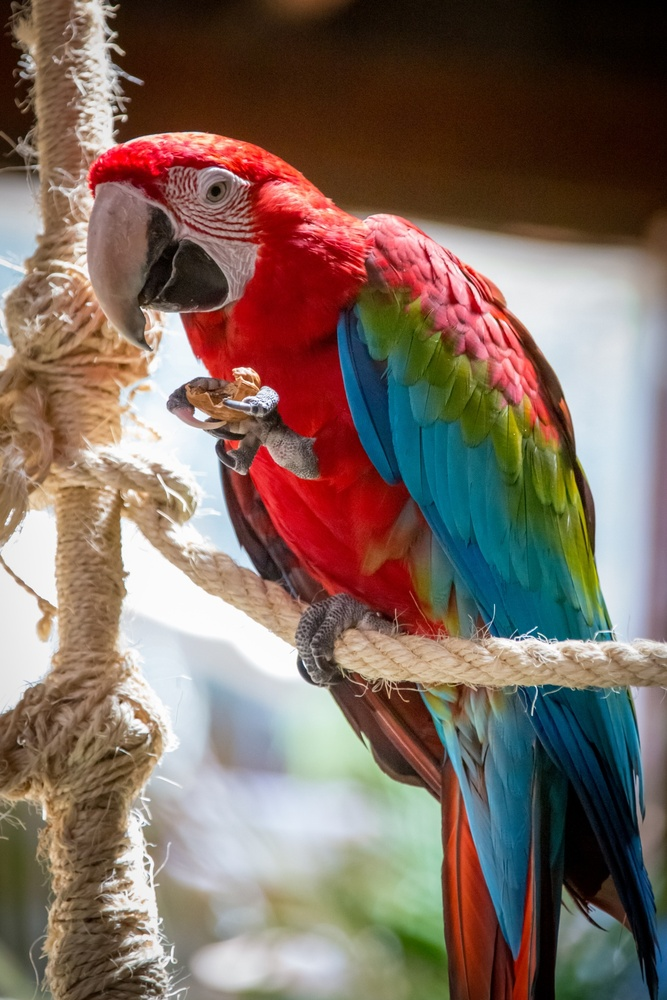
#> input picture Guacamaya.jpg, 667 x 1000 px, shrunk from 1280 x 1920 before the run
$ python VA_Ejercicio11.py
#> lines starting #> are read from the running program, lines starting #| are printed output that depends on the picture
#Filtro lineal: promediador
#Funcion utilizada: cv.boxFilter()

from locale import normalize
import cv2 as cv
import numpy as np
from matplotlib import pyplot as plt

#Lectura en escala de grises
img = cv.imread('Guacamaya.jpg', cv.IMREAD_GRAYSCALE)
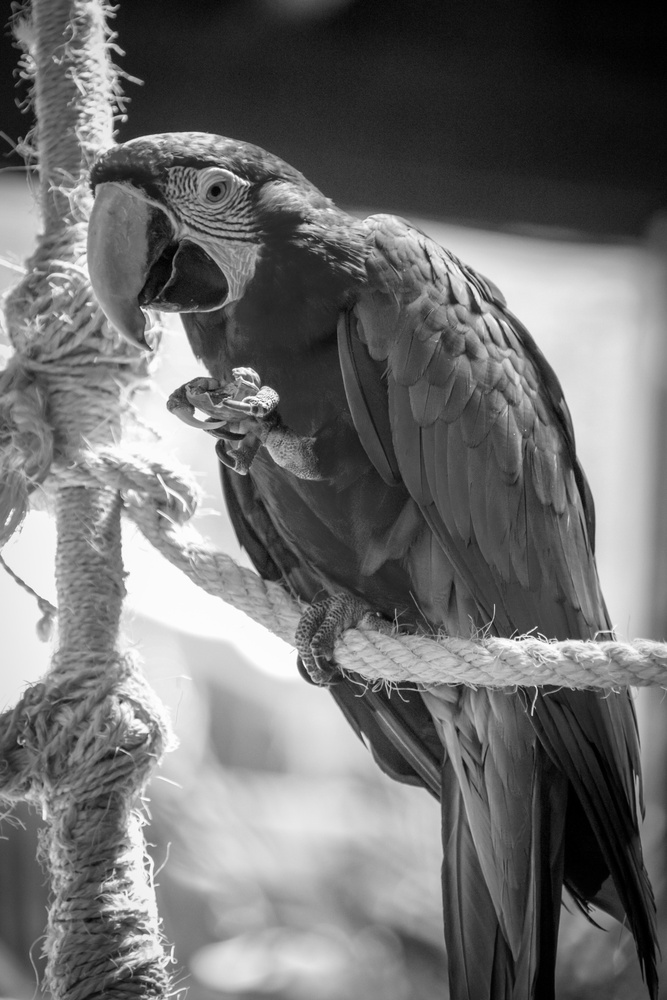
#> img: shape (1000, 667); min 0, max 255, mean 111.2

#Aplicacin de filtro promediador: Kernel 5x5
#Se activa la normalización
img_blur1 = cv.boxFilter(img,-1,(5,5),normalize=True)

#Aplicacion de filtro promediador: Kernel 15x15
img_blur2 = cv.boxFilter(img,-1,(15,15),normalize=True)
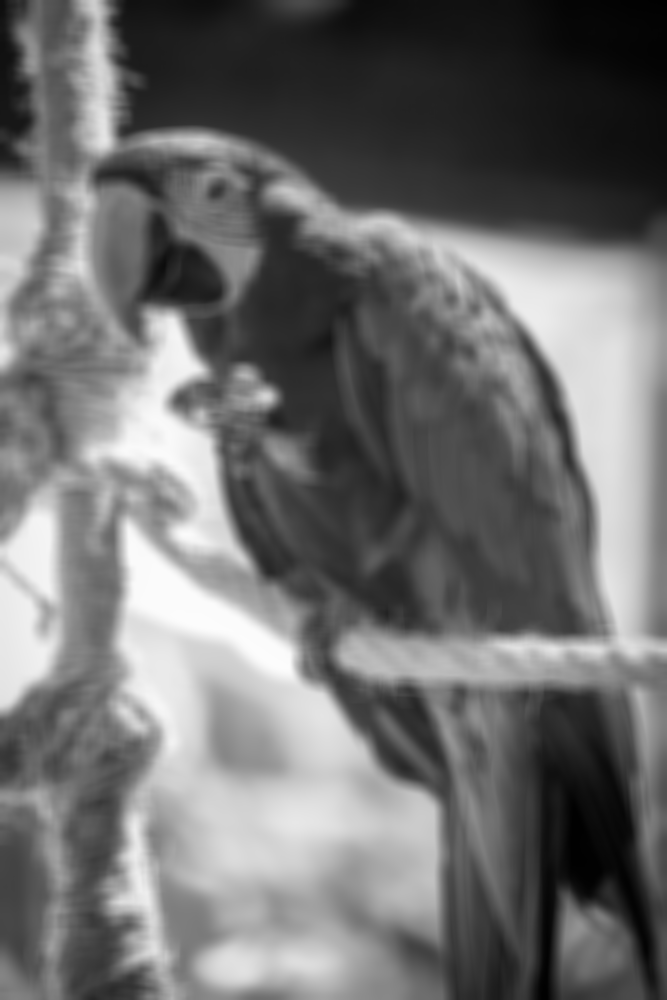
#> img_blur2: shape (1000, 667); min 1, max 252, mean 111.2

fig, ax= plt.subplots(1,3)
fig.suptitle('Filtro promediador: boxFilter normalizado')
plt.subplot(131),plt.imshow(img, cmap='gray'),plt.title('Original')
plt.xticks([]), plt.yticks([])
plt.subplot(132),plt.imshow(img_blur1, cmap='gray'),plt.title('Kernel 5x5')
plt.xticks([]), plt.yticks([])
plt.subplot(133),plt.imshow(img_blur2, cmap='gray'),plt.title('Kernel 15x15')
plt.xticks([]), plt.yticks([])


histr_org = cv.calcHist([img],[0],None,[256],[0,256])
#> histr_org = 256 values, max 5278 at index 251, min 66 at index 255, mean 2605.5
histr_blur1 = cv.calcHist([img_blur1],[0],None,[256],[0,256])
#> histr_blur1 = 256 values, max 5506 at index 33, min 0 at index 253, mean 2605.5
histr_blur2 = cv.calcHist([img_blur2],[0],None,[256],[0,256])
#> histr_blur2 = 256 values, max 5297 at index 33, min 0 at index 0, mean 2605.5

plt.figure(2)
plt.title('Histogramas')
plt.plot(histr_org,'-k')
plt.plot(histr_blur1,'-b')
plt.plot(histr_blur2,'--r')
plt.legend(['Original','Kernel 5x5','Kernel 15x15'])


plt.show()
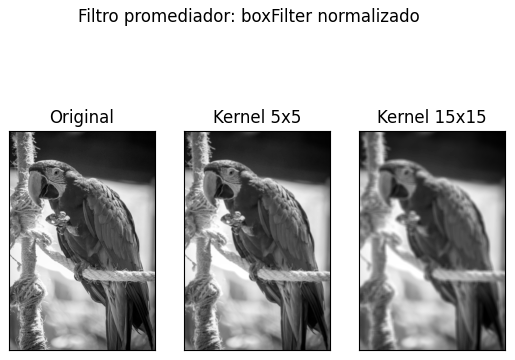
#> figure drawn by matplotlib, 3 panels
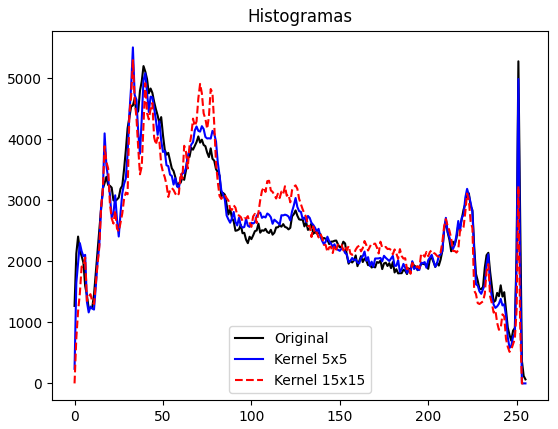
#> figure drawn by matplotlib, 1 panel; curve peaks at x = 251, y = 5278; curve peaks at x = 33, y = 5506; curve peaks at x = 33, y = 5297

$ run again, with Imagen_capturada.jpg copied over Guacamaya.jpg
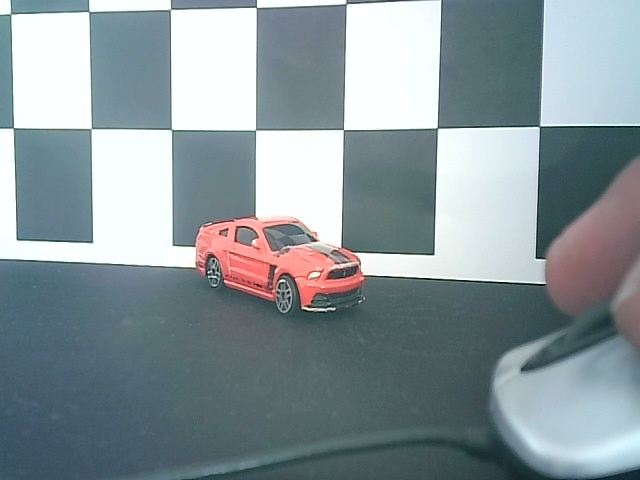
#> input picture Imagen_capturada.jpg, 640 x 480 px
#> `img_blur2 = cv.boxFilter(img,-1,(15,15),normalize=True)`:
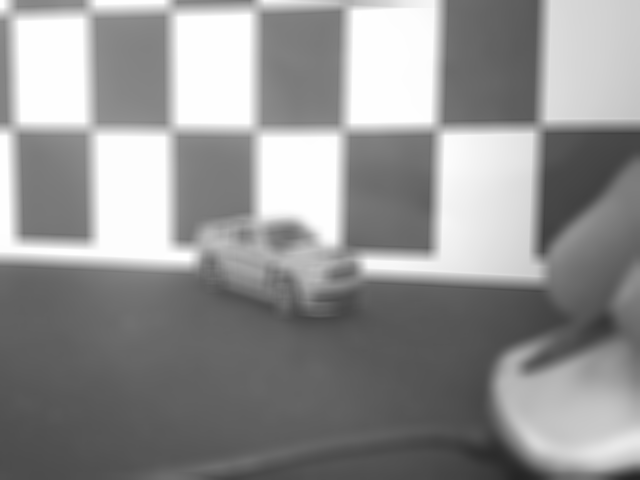
#> img_blur2: shape (480, 640); min 36, max 255, mean 146.5
#> histr_org = 256 values, max 34043 at index 254, min 0 at index 1, mean 1200
#> histr_blur1 = 256 values, max 33007 at index 254, min 0 at index 0, mean 1200
#> histr_blur2 = 256 values, max 26277 at index 254, min 0 at index 0, mean 1200
#> `plt.show()`:
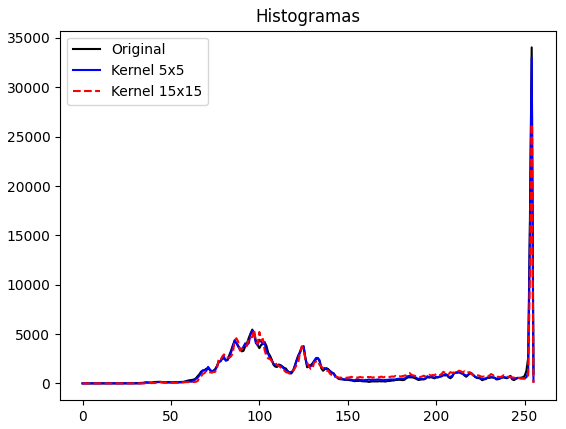
#> figure drawn by matplotlib, 1 panel; curve peaks at x = 254, y = 34043; curve peaks at x = 254, y = 33007; curve peaks at x = 254, y = 26277

$ run again, with MRI.jpg copied over Guacamaya.jpg
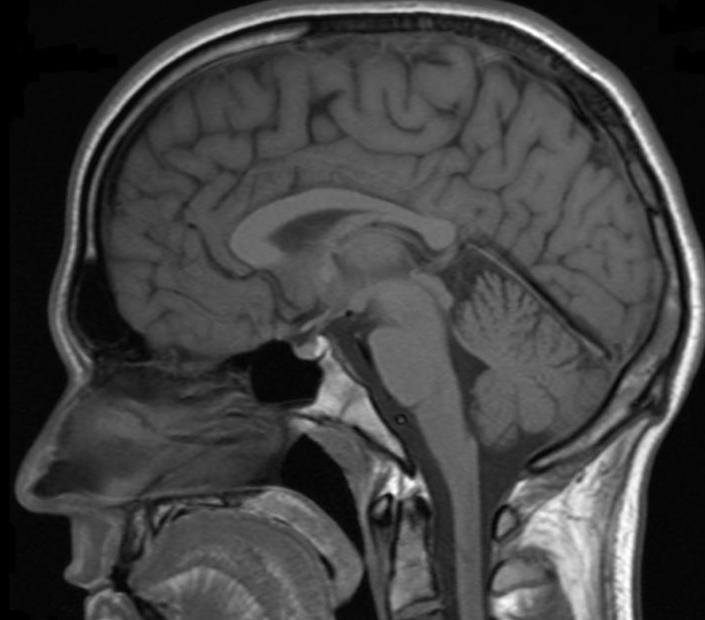
#> input picture MRI.jpg, 705 x 620 px
#> img is the input picture: shape (620, 705); min 0, max 255, mean 65.9
#> `img_blur2 = cv.boxFilter(img,-1,(15,15),normalize=True)`:
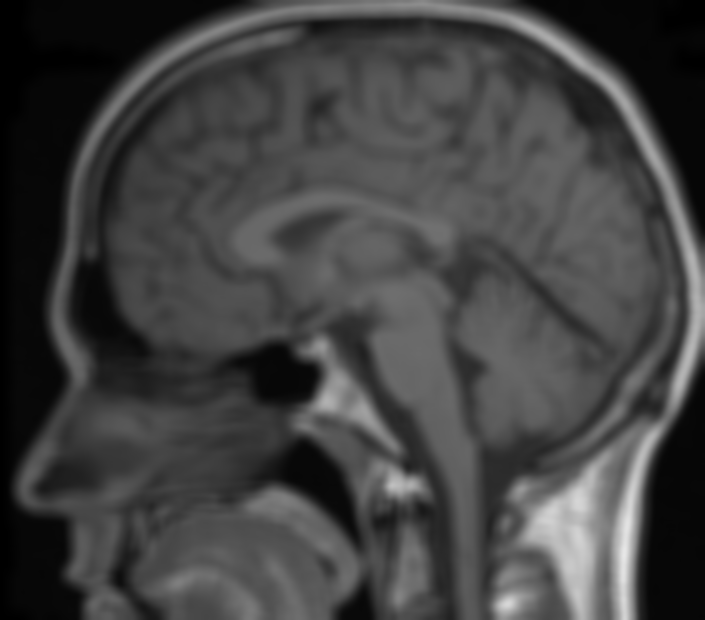
#> img_blur2: shape (620, 705); min 0, max 231, mean 65.9
#> histr_org = 256 values, max 26372 at index 6, min 10 at index 253, mean 1707.4
#> histr_blur1 = 256 values, max 26539 at index 6, min 0 at index 251, mean 1707.4
#> histr_blur2 = 256 values, max 23723 at index 6, min 0 at index 232, mean 1707.4
#> `plt.show()`:
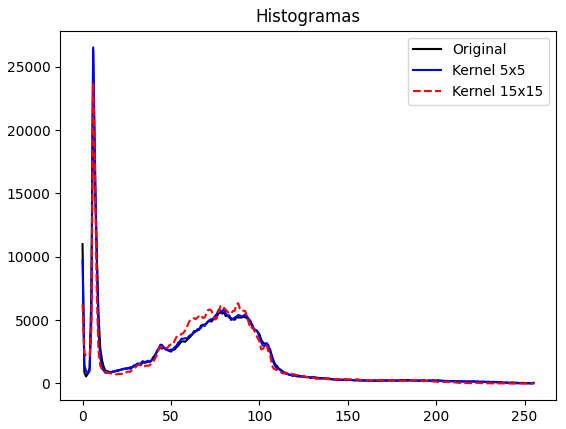
#> figure drawn by matplotlib, 1 panel; curve peaks at x = 6, y = 26372; curve peaks at x = 6, y = 26539; curve peaks at x = 6, y = 23723

$ run again, with Cerebro_ruido.jpeg copied over Guacamaya.jpg
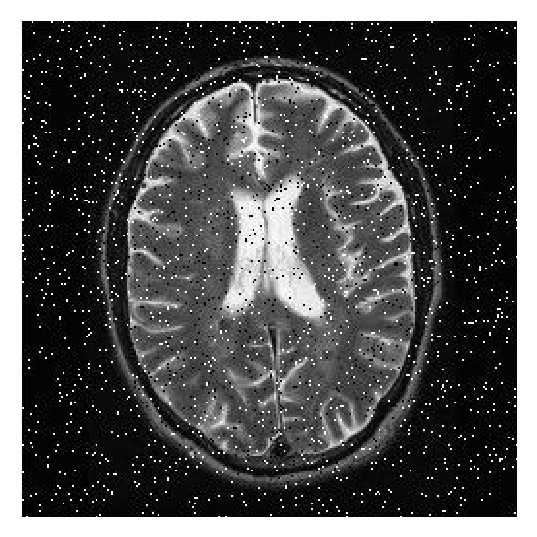
#> input picture Cerebro_ruido.jpeg, 537 x 537 px
#> img is the input picture: shape (537, 537); min 0, max 255, mean 82.8
#> `img_blur2 = cv.boxFilter(img,-1,(15,15),normalize=True)`:
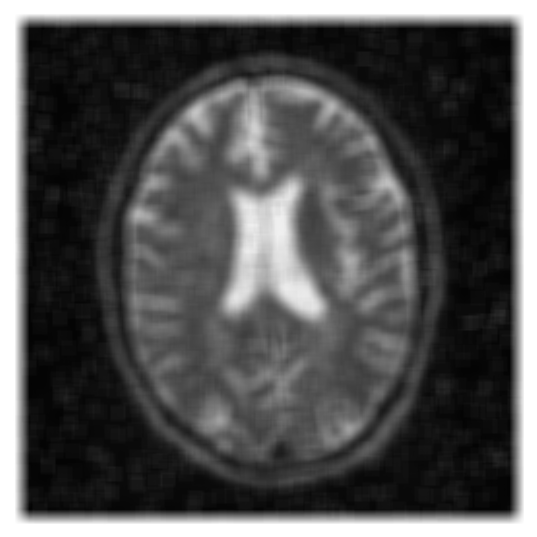
#> img_blur2: shape (537, 537); min 3, max 255, mean 82.8
#> histr_org = 256 values, max 39228 at index 255, min 119 at index 184, mean 1126.4
#> histr_blur1 = 256 values, max 35343 at index 255, min 0 at index 0, mean 1126.4
#> histr_blur2 = 256 values, max 27923 at index 255, min 0 at index 0, mean 1126.4
#> `plt.show()`:
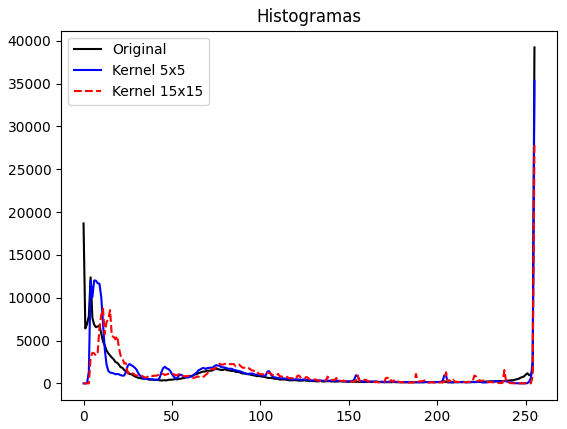
#> figure drawn by matplotlib, 1 panel; curve peaks at x = 255, y = 39228; curve peaks at x = 255, y = 35343; curve peaks at x = 255, y = 27923
